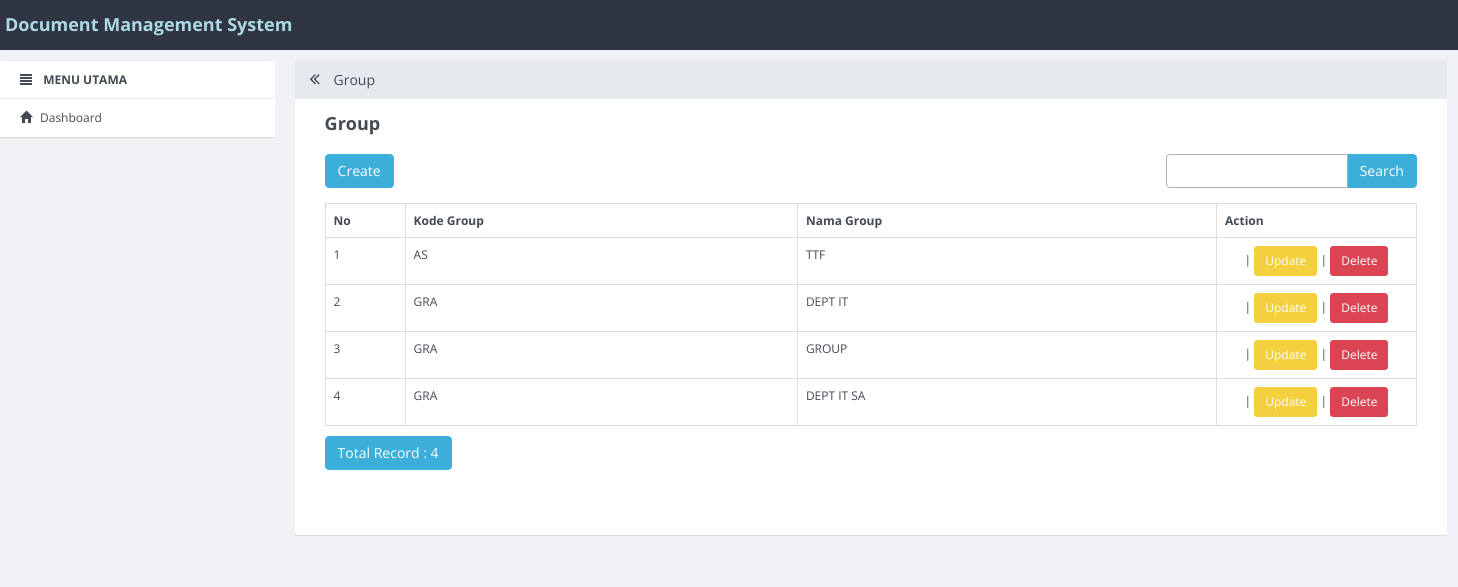
Screenshot of /index.php/group with the database file from the repository.
### tables this page shows
CREATE TABLE `grp` (
  `id_group` int(1) NOT NULL,
  `kode_group` varchar(50) NOT NULL,
  `grp` varchar(50) NOT NULL
);

### application/controllers/Group.php (called while the page is built, shortened)
<?php
class group extends CI_Controller
{
    function __construct()
    {
        $this->load->model('group_model');
        $this->load->library('form_validation');
    }
    public function index()
    {
        $q = urldecode($this->input->get('q', TRUE));
        $start = intval($this->input->get('start'));
        if ($q <> '') {
            $config['base_url'] = base_url() . 'group/index.html?q=' . urlencode($q);
            $config['first_url'] = base_url() . 'group/index.html?q=' . urlencode($q);
        } else {
            $config['base_url'] = base_url() . 'group/index.html';
            $config['first_url'] = base_url() . 'group/index.html';
        }
        $config['per_page'] = 10;
        $config['page_query_string'] = TRUE;
        $config['total_rows'] = $this->group_model->total_rows($q);
        $group = $this->group_model->get_limit_data($config['per_page'], $start, $q);
        $this->load->library('pagination');
        $this->pagination->initialize($config);
        $data = array(
            'group_data' => $group,
            'q' => $q,
            'pagination' => $this->pagination->create_links(),
            'total_rows' => $config['total_rows'],
            'start' => $start,
            'konten' => 'group/group_list',
            'judul' => 'Group',
        );
        $this->load->view('v_index', $data);
    }
}

### index.php (called while the page is built, shortened)
<?php
require_once BASEPATH.'core/CodeIgniter.php';

### application/config/config.php (called while the page is built, shortened)
<?php
$config['base_url'] = "http://".$_SERVER['HTTP_HOST'];
$config['base_url'] .= preg_replace('@/+$@','',dirname($_SERVER['SCRIPT_NAME'])).'/';
$config['index_page'] = '';
$config['uri_protocol']	= 'REQUEST_URI';
$config['url_suffix'] = '.html';
$config['language']	= 'english';
$config['charset'] = 'UTF-8';
$config['enable_hooks'] = FALSE;
$config['subclass_prefix'] = 'MY_';
$config['composer_autoload'] = FALSE;
$config['permitted_uri_chars'] = 'a-z 0-9~%.:_\-';
$config['enable_query_strings'] = FALSE;
$config['controller_trigger'] = 'c';
$config['function_trigger'] = 'm';
$config['directory_trigger'] = 'd';
$config['allow_get_array'] = TRUE;
$config['log_threshold'] = 0;
$config['log_path'] = '';
$config['log_file_extension'] = '';
$config['log_file_permissions'] = 0644;
$config['log_date_format'] = 'Y-m-d H:i:s';
$config['error_views_path'] = '';
$config['cache_path'] = '';
$config['cache_query_string'] = FALSE;
$config['encryption_key'] = '';
$config['sess_driver'] = 'files';
$config['sess_cookie_name'] = 'ci_session';
$config['sess_expiration'] = 7200;
$config['sess_save_path'] = NULL;
$config['sess_match_ip'] = FALSE;
$config['sess_time_to_update'] = 300;
$config['sess_regenerate_destroy'] = FALSE;
$config['cookie_prefix']	= '';
$config['cookie_domain']	= '';
$config['cookie_path']		= '/';
$config['cookie_secure']	= FALSE;
$config['cookie_httponly'] 	= FALSE;
$config['standardize_newlines'] = FALSE;
$config['global_xss_filtering'] = FALSE;
$config['csrf_protection'] = FALSE;
$config['csrf_token_name'] = 'csrf_test_name';
$config['csrf_cookie_name'] = 'csrf_cookie_name';
$config['csrf_expire'] = 7200;
$config['csrf_regenerate'] = TRUE;
$config['csrf_exclude_uris'] = array();
$config['compress_output'] = FALSE;
$config['time_reference'] = 'local';
$config['rewrite_short_tags'] = FALSE;
$config['proxy_ips'] = '';

### application/models/group_model.php (called while the page is built, shortened)
<?php
class group_model extends CI_Model
{
    public $table = 'grp';
    public $id = 'id_group';
    public $order = 'DESC';
    function total_rows($q = NULL) {
    $this->db->like('id_group', $q);
    $this->db->or_like('kode_group', $q);
    $this->db->or_like('grp', $q);
    $this->db->from($this->table);
        return $this->db->count_all_results();
    }
    function get_limit_data($limit, $start = 0, $q = NULL) {
        $this->db->order_by($this->id, $this->order);
    $this->db->like('id_group', $q);
    $this->db->or_like('kode_group', $q);
    $this->db->or_like('grp', $q);
    $this->db->limit($limit, $start);
        return $this->db->get($this->table)->result();
    }
}

### application/views/group/group_list.php (the view, shortened to what this page needs)
<div class="row" style="margin-bottom: 10px">
            <div class="col-md-4">
                <?php echo anchor(site_url('group/create'),'Create', 'class="btn btn-primary"'); ?>
            </div>
            <div class="col-md-4 text-center">
            </div>
            <div class="col-md-1 text-right">
            </div>
            <div class="col-md-3 text-right">
                <form action="<?php echo site_url('group/index'); ?>" class="form-inline" method="get">
                    <div class="input-group">
                        <input type="text" class="form-control" name="q" value="<?php echo $q; ?>">
                        <span class="input-group-btn">
                          <button class="btn btn-primary" type="submit">Search</button>
                        </span>
                    </div>
                </form>
            </div>
        </div>
        <table class="table table-bordered" style="margin-bottom: 10px">
            <tr>
                <th>No</th>
        <th>Kode Group</th>
        <th>Nama Group</th>
        <th>Action</th>
            </tr><?php
            foreach ($group_data as $group)
            {
                ?>
                <tr>
            <td width="80px"><?php echo ++$start ?></td>
            <td><?php echo $group->kode_group ?></td>
            <td><?php echo $group->grp ?></td>
            <td style="text-align:center" width="200px">
                <?php
                echo ' | ';
                echo anchor(site_url('group/update/'.$group->id_group),'Update',array('class' => 'btn btn-warning btn-sm'));
                echo ' | ';
                echo anchor(site_url('group/delete/'.$group->id_group),'Delete',array('class'=> 'btn btn-danger btn-sm'),' onclick=> "javasciprt: return confirm"(\'Are You Sure ?\')"');
                ?>
            </td>
        </tr>
                <?php
            }
            ?>
        </table>
        <div class="row">
            <div class="col-md-6">
                <a href="#" class="btn btn-primary">Total Record : <?php echo $total_rows ?></a>
        </div>
            <div class="col-md-6 text-right">
            </div>
        </div>

### rows the page displays
grp: kode_group "AS", grp "TTF", id_group "Update", id_group "Delete"
grp: kode_group "GRA", grp "DEPT IT", id_group "Update", id_group "Delete"
grp: kode_group "GRA", grp "GROUP", id_group "Update", id_group "Delete"
grp: kode_group "GRA", grp "DEPT IT SA", id_group "Update", id_group "Delete"

### other values shown
$judul "Group"
anchor(site_url('group/create'),'Create', 'class="btn btn-primary"') "Create"
$total_rows "4"
